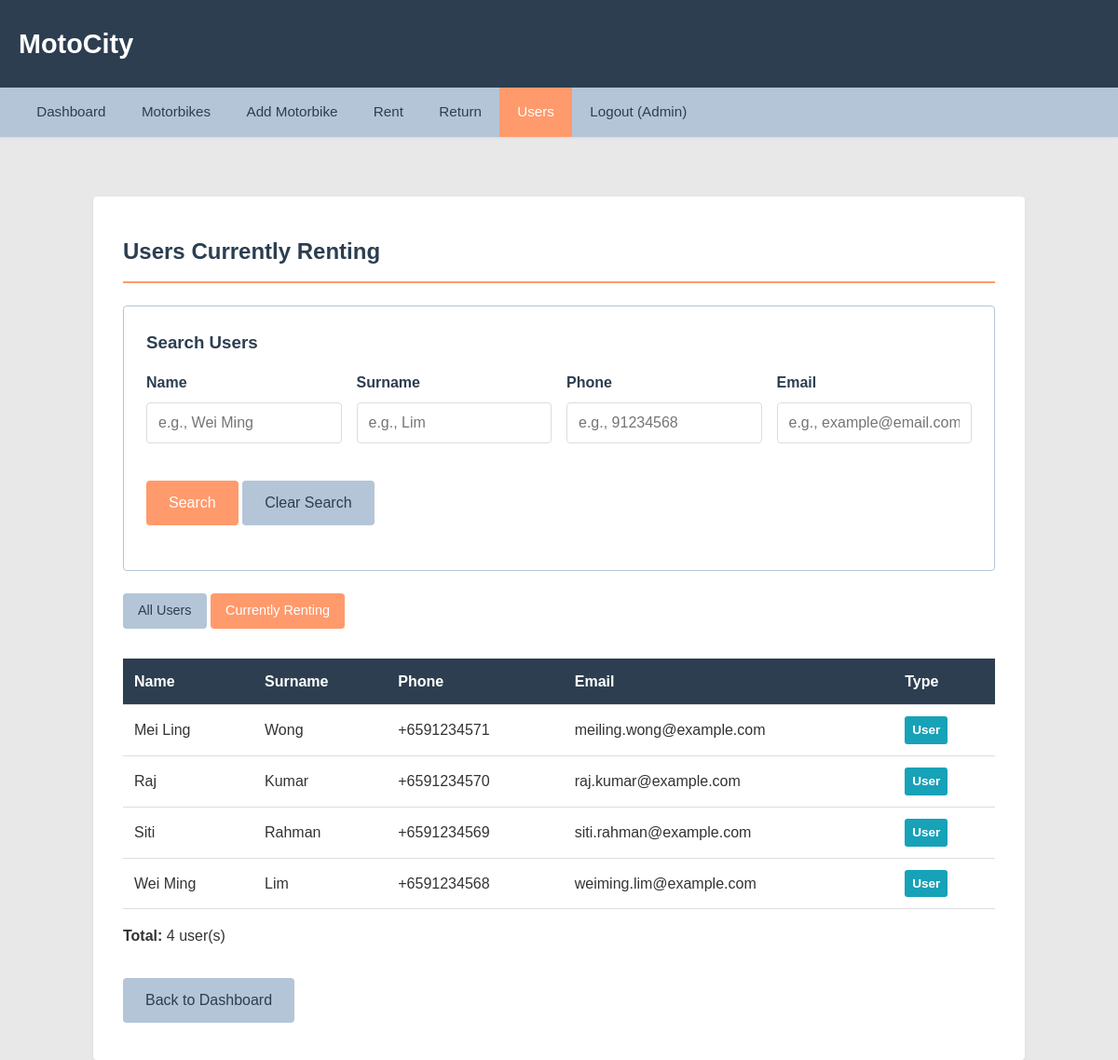
Page /users_list.php?filter=renting (signed in) on the committed database.
### tables this page shows
CREATE TABLE `users` (
  `id` int(11) NOT NULL AUTO_INCREMENT,
  `name` varchar(100) NOT NULL,
  `surname` varchar(100) NOT NULL,
  `phone` varchar(20) NOT NULL,
  `email` varchar(150) NOT NULL,
  `type` enum('Administrator','User') NOT NULL DEFAULT 'User',
  `password` varchar(255) NOT NULL,
  `created_at` timestamp NOT NULL DEFAULT current_timestamp(),
  PRIMARY KEY (`id`),
  UNIQUE KEY `email` (`email`),
  KEY `idx_email` (`email`),
  KEY `idx_type` (`type`)
);

### classes/Database.php (called while the page is built, shortened)
<?php
class Database {
    private static $instance = null;
    private $conn;
    private function __construct() {
        $servername = "localhost";
        $username = "root";
        $password = "";
        $dbname = "motocity";
        $this->conn = new mysqli($servername, $username, $password, $dbname);
    }
    public static function getInstance() {
        if (self::$instance === null) {
            self::$instance = new Database();
        }
        return self::$instance;
    }
    public function getConnection() {
        return $this->conn;
    }
}
?>

### classes/User.php (called while the page is built, shortened)
<?php
class User {
    private $conn;
    public function __construct() {
        $this->conn = Database::getInstance()->getConnection();
    }
    public function getUsersCurrentlyRenting() {
        $sql = "SELECT DISTINCT u.id, u.name, u.surname, u.phone, u.email, u.type
                FROM users u
                INNER JOIN rentals r ON u.id = r.userId
                WHERE r.status = 'ACTIVE'
                ORDER BY u.name";
        $result = $this->conn->query($sql);
        return $result->fetch_all(MYSQLI_ASSOC);
    }
}
?>

### users_list.php (the view, shortened to what this page needs)
<?php
require_once 'classes/Database.php';
require_once 'classes/User.php';
$filter = $_GET['filter'] ?? 'all';
$searchName = trim($_GET['search_name'] ?? '');
$searchSurname = trim($_GET['search_surname'] ?? '');
$searchPhone = trim($_GET['search_phone'] ?? '');
$searchEmail = trim($_GET['search_email'] ?? '');
$isSearching = !empty($searchName) || !empty($searchSurname) || !empty($searchPhone) || !empty($searchEmail);
$user = new User();
if ($isSearching) {
    $users = $user->searchUsers($searchName, $searchSurname, $searchPhone, $searchEmail);
    $listTitle = "Search Results";
} elseif ($filter === 'renting') {
    $users = $user->getUsersCurrentlyRenting();
    $listTitle = "Users Currently Renting";
} else {
    $users = $user->getAllUsers();
    $listTitle = "All Users";
}
?>
<!DOCTYPE html>
<html lang="en">
<head>
    <link rel="stylesheet" href="assets/css/style.css">
</head>
<body>
    <?php include 'includes/header.php'; ?>
    <?php include 'includes/nav.php'; ?>
    <main class="container">
        <h2><?php echo $listTitle; ?></h2>
        <div class="card">
            <h3>Search Users</h3>
            <form method="GET" action="users_list.php">
                <div class="form-row">
                    <div class="form-group">
                        <label for="search_name">Name</label>
                        <input type="text" id="search_name" name="search_name" value="<?php echo htmlspecialchars($searchName); ?>" placeholder="e.g., Wei Ming">
                    </div>
                    <div class="form-group">
                        <label for="search_surname">Surname</label>
                        <input type="text" id="search_surname" name="search_surname" value="<?php echo htmlspecialchars($searchSurname); ?>" placeholder="e.g., Lim">
                    </div>
                    <div class="form-group">
                        <label for="search_phone">Phone</label>
                        <input type="text" id="search_phone" name="search_phone" value="<?php echo htmlspecialchars($searchPhone); ?>" placeholder="e.g., 91234568">
                    </div>
                    <div class="form-group">
                        <label for="search_email">Email</label>
                        <input type="text" id="search_email" name="search_email" value="<?php echo htmlspecialchars($searchEmail); ?>" placeholder="e.g., example@email.com">
                    </div>
                </div>
                <div class="form-group">
                    <button type="submit" class="btn">Search</button>
                    <a href="users_list.php" class="btn btn-secondary">Clear Search</a>
                </div>
            </form>
        </div>
        <?php if (!$isSearching): ?>
            <div class="mb-2">
                <a href="users_list.php?filter=all" class="btn <?php echo $filter === 'all' ? '' : 'btn-secondary'; ?> btn-small">All Users</a>
                <a href="users_list.php?filter=renting" class="btn <?php echo $filter === 'renting' ? '' : 'btn-secondary'; ?> btn-small">Currently Renting</a>
            </div>
        <?php endif; ?>
        <?php if (empty($users)): ?>
            <div class="message info">
                No users found.
            </div>
        <?php else: ?>
            <table>
                <thead>
                    <tr>
                        <th>Name</th>
                        <th>Surname</th>
                        <th>Phone</th>
                        <th>Email</th>
                        <th>Type</th>
                    </tr>
                </thead>
                <tbody>
                    <?php foreach ($users as $u): ?>
                        <tr>
                            <td><?php echo htmlspecialchars($u['name']); ?></td>
                            <td><?php echo htmlspecialchars($u['surname']); ?></td>
                            <td><?php echo htmlspecialchars($u['phone']); ?></td>
                            <td><?php echo htmlspecialchars($u['email']); ?></td>
                            <td><span class="badge badge-info"><?php echo htmlspecialchars($u['type']); ?></span></td>
                        </tr>
                    <?php endforeach; ?>
                </tbody>
            </table>
            <p class="mt-1"><strong>Total:</strong> <?php echo count($users); ?> user(s)</p>
        <?php endif; ?>
        <div class="mt-2">
            <a href="dashboard.php" class="btn btn-secondary">Back to Dashboard</a>
        </div>
    </main>
</body>
</html>

### assets/css/style.css (style rules this page uses)
:root { --color-light: #E8E8E8; --color-secondary: #B4C5D8; --color-primary: #2C3E50; --color-accent: #FF9A6C; --color-text: #333; --color-white: #ffffff; }
* { margin: 0; padding: 0; box-sizing: border-box; }
body { font-family: Arial, sans-serif; line-height: 1.6; color: var(--color-text); background-color: var(--color-light); }
.container { max-width: 1200px; margin: 0 auto; padding: 0px 20px; }
main { background-color: var(--color-white); margin: 4rem auto 3rem auto; padding: 2rem; border-radius: 4px; box-shadow: 0 1px 3px rgba(0,0,0,0.08); min-height: 500px; }
h2 { color: var(--color-primary); margin-bottom: 1.5rem; border-bottom: 2px solid var(--color-accent); padding-bottom: 0.75rem; font-weight: 600; }
h3 { color: var(--color-primary); margin-top: 1.5rem; margin-bottom: 1rem; font-weight: 600; }
.form-group { margin-bottom: 1.5rem; }
.form-row { display: grid; grid-template-columns: repeat(auto-fit, minmax(200px, 1fr)); gap: 1rem; margin-bottom: 1rem; }
label { display: block; margin-bottom: 0.5rem; font-weight: bold; color: var(--color-primary); }
input[type="text"], input[type="email"], input[type="password"], input[type="tel"], input[type="number"], input[type="datetime-local"], select, textarea { width: 100%; padding: 0.75rem; border: 1px solid #ddd; border-radius: 4px; font-size: 1rem; }
.btn { display: inline-block; padding: 0.75rem 1.5rem; background-color: var(--color-accent); color: var(--color-white); border: none; border-radius: 4px; cursor: pointer; text-decoration: none; font-size: 1rem; font-weight: 500; line-height: 1.5; box-sizing: border-box; }
.btn-secondary { background-color: var(--color-secondary); color: var(--color-primary); padding: 0.75rem 1.5rem; line-height: 1.5; }
.btn-small { padding: 0.5rem 1rem; font-size: 0.9rem; }
table { width: 100%; border-collapse: collapse; margin-top: 1rem; }
table th, table td { padding: 0.75rem; text-align: left; border-bottom: 1px solid #ddd; }
table th { background-color: var(--color-primary); color: var(--color-white); font-weight: bold; }
.card { background-color: var(--color-white); border: 1px solid var(--color-secondary); border-radius: 4px; padding: 1.5rem; margin-bottom: 1.5rem; }
.card h3 { margin-top: 0; }
.mt-1 { margin-top: 1rem; }
.mt-2 { margin-top: 2rem; }
.mb-2 { margin-bottom: 2rem; }
.badge { display: inline-block; padding: 0.25rem 0.5rem; font-size: 0.85rem; border-radius: 3px; font-weight: bold; }
.badge-info { background-color: #17a2b8; color: white; }

### users_list.php (style rules this page uses)
main.container { max-width: 1000px; padding: 2.5rem 2rem; margin-top: 4rem; }

### rows in the picture
users: name "Mei Ling", surname "Wong", phone "+6591234571", email "meiling.wong@example.com", type "User"
users: name "Raj", surname "Kumar", phone "+6591234570", email "raj.kumar@example.com", type "User"
users: name "Siti", surname "Rahman", phone "+6591234569", email "siti.rahman@example.com", type "User"
users: name "Wei Ming", surname "Lim", phone "+6591234568", email "weiming.lim@example.com", type "User"

### other values in the picture
Auth::getCurrentUserName() "Admin"
$listTitle "Users Currently Renting"
count($users) "4"
